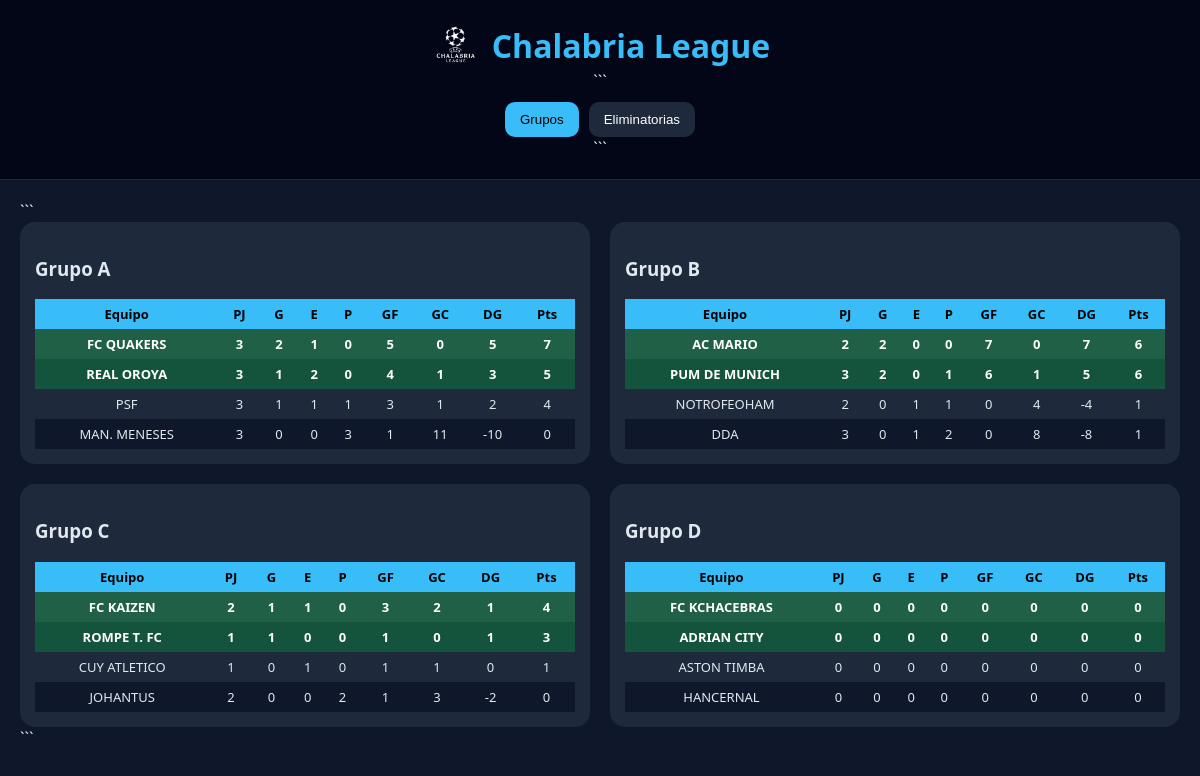
The page / on the database its author committed.
### futbol/models.py (models this page shows, shortened)
class Grupo(models.Model):
    nombre = models.CharField(max_length=1)  # A, B, C, D

class Equipo(models.Model):
    nombre = models.CharField(max_length=100)
    logo = models.ImageField(upload_to='logos/', null=True, blank=True)

### futbol/views.py (the view)
# urls.py: path('', inicio),
def inicio(request):
    grupos = Grupo.objects.all().order_by('nombre')
    clasificados_por_grupo = {}
    for grupo in grupos:
        tabla = []
        for ge in grupo.grupoequipo_set.all():
            equipo = ge.equipo
            partidos = Partido.objects.filter(
                Q(equipo_local=equipo) | Q(equipo_visitante=equipo),
                grupo=grupo
            )
            pj = partidos.count()
            g = e = p = gf = gc = 0
            for partido in partidos:
                if partido.goles_local is None:
                    continue
                if partido.equipo_local == equipo:
                    gf += partido.goles_local
                    gc += partido.goles_visitante
                    if partido.goles_local > partido.goles_visitante:
                        g += 1
                    elif partido.goles_local == partido.goles_visitante:
                        e += 1
                    else:
                        p += 1
                else:
                    gf += partido.goles_visitante
                    gc += partido.goles_local
                    if partido.goles_visitante > partido.goles_local:
                        g += 1
                    elif partido.goles_visitante == partido.goles_local:
                        e += 1
                    else:
                        p += 1
            puntos = g * 3 + e
            dg = gf - gc
            tabla.append({
                'equipo': equipo,
                'pj': pj,
                'g': g,
                'e': e,
                'p': p,
                'gf': gf,
                'gc': gc,
                'dg': dg,
                'puntos': puntos
            })
        tabla.sort(key=lambda x: (x['puntos'], x['dg']), reverse=True)
        grupo.tabla = tabla
        if len(tabla) >= 2:
            clasificados_por_grupo[grupo.nombre] = [
                tabla[0]['equipo'],
                tabla[1]['equipo']
            ]
    cuartos_auto = []
    try:
        A1, A2 = clasificados_por_grupo['A']
        B1, B2 = clasificados_por_grupo['B']
        C1, C2 = clasificados_por_grupo['C']
        D1, D2 = clasificados_por_grupo['D']
        cuartos_auto = [
            (A1, B2),
            (B1, A2),
            (C1, D2),
            (D1, C2),
        ]
    except KeyError:
        cuartos_auto = []
    return render(request, "index.html", {
        "grupos": grupos,
        "cuartos_auto": cuartos_auto
    })

### futbol/templates/index.html (shortened to what this page needs)
{% load static %}
<!DOCTYPE html>
<html lang="es">
<head>
</head>
<body>
<div class="header">
    <div class="header-top">
        <img src="{% static 'logos/Logo_Chalabria.png' %}">
        <h1>Chalabria League</h1>
    </div>
```
<div class="nav">
    <button onclick="showTab('grupos')" class="active">Grupos</button>
    <button onclick="showTab('eliminatorias')">Eliminatorias</button>
</div>
```
</div>
<div class="container">
<div id="grupos">
```
<div class="grid">
{% for grupo in grupos %}
    <div class="card">
        <h3>Grupo {{ grupo.nombre }}</h3>
        <table class="tabla-grupo">
            <thead>
                <tr>
                    <th>Equipo</th>
                    <th>PJ</th>
                    <th>G</th>
                    <th>E</th>
                    <th>P</th>
                    <th>GF</th>
                    <th>GC</th>
                    <th>DG</th>
                    <th>Pts</th>
                </tr>
            </thead>
            <tbody>
            {% for ge in grupo.tabla %}
                <tr>
                    <td>
                        {{ ge.equipo.nombre }}
                    </td>
                    <td>{{ ge.pj }}</td>
                    <td>{{ ge.g }}</td>
                    <td>{{ ge.e }}</td>
                    <td>{{ ge.p }}</td>
                    <td>{{ ge.gf }}</td>
                    <td>{{ ge.gc }}</td>
                    <td>{{ ge.dg }}</td>
                    <td>{{ ge.puntos }}</td>
                </tr>
            {% endfor %}
            </tbody>
        </table>
    </div>
{% endfor %}
</div>
```
</div>
</div>
</body>
</html>

### futbol/templates/index.html (style rules this page uses)
body { margin: 0; font-family: 'Segoe UI', sans-serif; background: #0f172a; color: #e2e8f0; }
.header { background: #020617; padding: 20px; text-align: center; border-bottom: 1px solid #1e293b; }
.header-top { display: flex; align-items: center; justify-content: center; gap: 12px; }
.header-top img { width: 50px; }
.header h1 { margin: 0; color: #38bdf8; }
.nav { display: flex; justify-content: center; gap: 10px; margin-top: 10px; }
.nav button { background: #1e293b; border: none; padding: 10px 15px; color: white; border-radius: 10px; cursor: pointer; }
.nav button.active { background: #38bdf8; color: black; }
.container { padding: 20px; }
.grid { display: grid; grid-template-columns: repeat(2, 1fr); gap: 20px; }
.card { background: #1e293b; border-radius: 15px; padding: 15px; }
table { width: 100%; border-collapse: collapse; font-size: 13px; }
th, td { padding: 6px; text-align: center; }
th { background: #38bdf8; color: black; }
tr:nth-child(even) { background: #0f172a; }
.top td { background: rgba(34, 197, 94, 0.35) !important; color: white; font-weight: bold; }

### rows shown on the page
Grupo: nombre "A"
Equipo: equipo.nombre "FC QUAKERS", pj "3", g "2", e "1", p "0", gf "5", gc "0", dg "5", puntos "7"
Equipo: equipo.nombre "REAL OROYA", pj "3", g "1", e "2", p "0", gf "4", gc "1", dg "3", puntos "5"
Equipo: equipo.nombre "PSF", pj "3", g "1", e "1", p "1", gf "3", gc "1", dg "2", puntos "4"
Equipo: equipo.nombre "MAN. MENESES", pj "3", g "0", e "0", p "3", gf "1", gc "11", dg "-10", puntos "0"
Grupo: nombre "B"
Equipo: equipo.nombre "AC MARIO", pj "2", g "2", e "0", p "0", gf "7", gc "0", dg "7", puntos "6"
Equipo: equipo.nombre "PUM DE MUNICH", pj "3", g "2", e "0", p "1", gf "6", gc "1", dg "5", puntos "6"
Equipo: equipo.nombre "NOTROFEOHAM", pj "2", g "0", e "1", p "1", gf "0", gc "4", dg "-4", puntos "1"
Equipo: equipo.nombre "DDA", pj "3", g "0", e "1", p "2", gf "0", gc "8", dg "-8", puntos "1"
Grupo: nombre "C"
Equipo: equipo.nombre "FC KAIZEN", pj "2", g "1", e "1", p "0", gf "3", gc "2", dg "1", puntos "4"
Equipo: equipo.nombre "ROMPE T. FC", pj "1", g "1", e "0", p "0", gf "1", gc "0", dg "1", puntos "3"
Equipo: equipo.nombre "CUY ATLETICO", pj "1", g "0", e "1", p "0", gf "1", gc "1", dg "0", puntos "1"
Equipo: equipo.nombre "JOHANTUS", pj "2", g "0", e "0", p "2", gf "1", gc "3", dg "-2", puntos "0"
Grupo: nombre "D"
Equipo: equipo.nombre "FC KCHACEBRAS", pj "0", g "0", e "0", p "0", gf "0", gc "0", dg "0", puntos "0"
Equipo: equipo.nombre "ADRIAN CITY", pj "0", g "0", e "0", p "0", gf "0", gc "0", dg "0", puntos "0"
Equipo: equipo.nombre "ASTON TIMBA", pj "0", g "0", e "0", p "0", gf "0", gc "0", dg "0", puntos "0"
Equipo: equipo.nombre "HANCERNAL", pj "0", g "0", e "0", p "0", gf "0", gc "0", dg "0", puntos "0"
